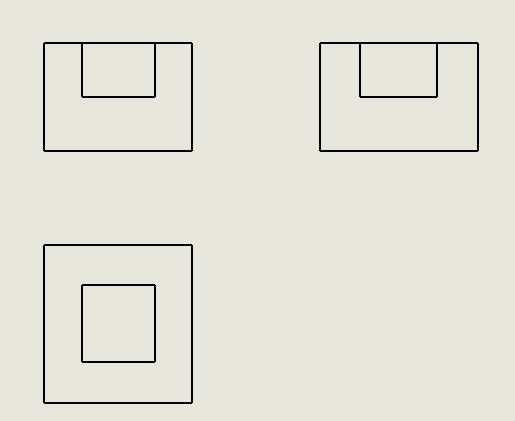
#> input picture codes/drawings/cube3.JPG, 515 x 421 px, found by its file name
$ python cube3.py
#> lines starting #> are read from the running program, lines starting #| are printed output that depends on the picture; after the words box and inside, x2 and y2 are one past the last pixel; in counts of white or black regions, pixels touching at a corner belong together
# -*- coding: utf-8 -*-
"""
Created on Wed Nov 27 19:07:05 2019

@author: prateekspawar
"""

import numpy as np
import cv2
import openpyscad as ops
def detect(c):
    perimeter = cv2.arcLength(c,True)
    area = cv2.contourArea(c)
    if (abs(perimeter*perimeter/area-4*np.pi)<50):
        shape = "circle"
		# return the name of the shape
    return shape
def vertices( threshf ):
    contours, hierarchy = cv2.findContours(threshf,cv2.RETR_TREE,cv2.CHAIN_APPROX_SIMPLE)
    cv2.drawContours(threshf,contours,1,(0,255,0),3)
#    print((contours[1]))
    circle=[]
    for i in range(1,len(contours)):
        if(detect(contours[i])=="circle"):
            circle.append(contours[i])
    circlef=[]
    M=[]
    cx=[]
    cy=[]
    area=[]
    for i in range(0,len(circle)):
        circlef.append([])
        M = cv2.moments(circle[i])
        cx = int(M['m10']/M['m00'])
        cy = int(M['m01']/M['m00'])
        area = cv2.contourArea(circle[i])
        circlef[i].append(cx)
        circlef[i].append(cy)
        circlef[i].append(area)

    i=0;j=0;k=0
    while(i<len(contours)):
        while(j<len(contours[i])):
            while(k<len(contours[i])):
                clist=contours[i].tolist()
                if(j!=k and abs(clist[j][0][0]-clist[k][0][0])<5 and abs(clist[j][0][1]-clist[k][0][1])<5):
                    clist[j][0][0]=(clist[j][0][0]+clist[k][0][0])/2
                    clist[j][0][1]=(clist[j][0][1]+clist[k][0][1])/2
                    clist.pop(k)
                    contours[i]=np.asarray(clist)
                    k=k-1
                k=k+1
            j=j+1;k=0
        i=i+1;j=0
#    print((contours[1]))


    block=[]


    for i in range(1,len(contours)):

        if( len(contours[i])==4):
            block.append(contours[i])


    vertexf=[]

    for i in range(0,len(block)):
        vertexf.append([])
        for j in range(0,4):
            vertexf[i].append([])
            vertexf[i][j].append(block[i][j][0][0])
            vertexf[i][j].append(block[i][j][0][1])
#    print("vertexes",vertexf)
    for i in range(0,len(vertexf)):
        for l in range(0,len(vertexf)):

            for j in range(0,len(vertexf[i])):
                for k in range(0,len(vertexf[i])):

                    if( abs(vertexf[i][j][0]-vertexf[l][k][0])<=5):
                        vertexf[i][j][0]=vertexf[l][k][0]=(vertexf[i][j][0]+vertexf[l][k][0])/2
                    if( abs(vertexf[i][j][1]-vertexf[l][k][1])<=5):
                        vertexf[i][j][1]=vertexf[l][k][1]=(vertexf[i][j][1]+vertexf[l][k][1])/2

#    print("one")
    i=0;l=0
    while(i<len(vertexf)):
        while(l<len(vertexf)):
            a=0;b=0;c=0;d=0
            if(i!=l):
                for j in range(0,4):
                    if(vertexf[i][0]==vertexf[l][j]):
                        a=1
                    if(vertexf[i][1]==vertexf[l][j]):
                        b=1
                    if(vertexf[i][2]==vertexf[l][j]):
                        c=1
                    if(vertexf[i][3]==vertexf[l][j]):
                        d=1
            if(a==1 and b==1 and c==1 and d==1):
                vertexf.pop(l)
                l=l-1
            l=l+1
        i=i+1;l=0


    return(vertexf,circlef)
def diff(vertex):
#    print("in diff")
    xdiff=[]
    ydiff=[]
    for i in range(0,len(vertex)):
        j=0
        for j in range(0,len(vertex)):
            if(vertex[i][0]-vertex[j][0]!=0):
               xdiff.append(abs(vertex[i][0]-vertex[j][0]))
            if(vertex[i][1]-vertex[j][1]!=0):
                ydiff.append(abs(vertex[i][1]-vertex[j][1]))
#    print(xdiff)
#    print(ydiff)
    i=0
    while(i<len(xdiff)):
        j=0
        while(j<len(xdiff)):
            if(i!=j):
                if(xdiff[i]==xdiff[j]):
                    xdiff.pop(j)
#                    print(j,"is poped")
                    j=j-1

            j=j+1
        i=i+1
    i=0
    while(i<len(ydiff)):
        j=0
        while(j<len(ydiff)):
            if(i!=j):
                if(ydiff[i]==ydiff[j]):
                    ydiff.pop(j)
                    j=j-1
            j=j+1
        i=i+1
#    print(xdiff)
#    print(ydiff)
    return(xdiff,ydiff)

img=cv2.imread('codes\drawings\cube3.jpg')
#> img is the input picture: shape (421, 515, 3); mean B, G, R 215.5, 225.1, 225.1

gray = cv2.cvtColor(img,cv2.COLOR_BGR2GRAY)
ret,thresh = cv2.threshold(gray,127,255,0)
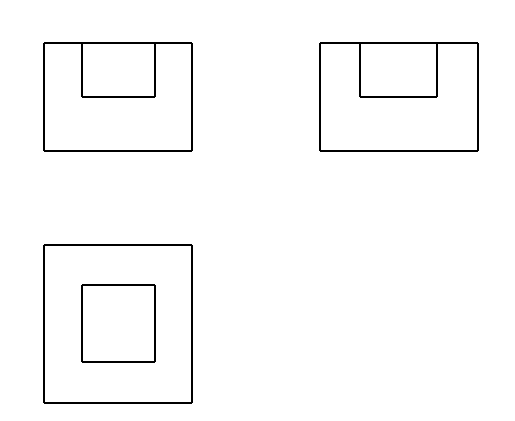
#> thresh: shape (421, 515); 97.9% white; black in thin lines or dots, all inside (x1, y1, x2, y2) = (43, 42, 479, 404)
h,w=thresh.shape
threshf=thresh[0:int(h/2),0:int(w/2)]
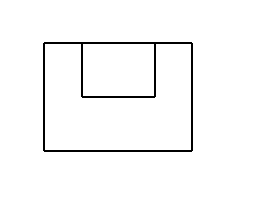
#> threshf: shape (210, 257); 97.5% white; black in thin lines or dots, all inside (x1, y1, x2, y2) = (43, 42, 193, 152)
thresht=thresh[int(h/2):h,0:int(w/2)]
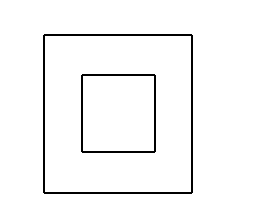
#> thresht: shape (211, 257); 96.7% white; black in thin lines or dots, all inside (x1, y1, x2, y2) = (43, 34, 193, 194)
threshs=thresh[0:int(h/2),int(w/2):w]
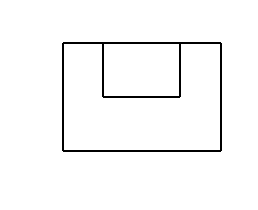
#> threshs: shape (210, 258); 97.4% white; black in thin lines or dots, all inside (x1, y1, x2, y2) = (62, 42, 222, 152)
vertexf,circlef=vertices(threshf)
#> in vertices, `contours, hierarchy = cv2.findContours(threshf,cv2.RETR_TREE,cv2.CHAIN..`: contours = 4 contours; box (x1, y1, x2, y2) and area: (0, 0, 257, 210) 53504, (42, 41, 194, 153) 16753, (45, 44, 191, 150) 11125, (83, 44, 154, 96) 3570
#> the loop in vertices, `for i in range(1,len(contours)):` made 3 passes
#> after the loop in vertices, `for i in range(1,len(contours)):`: circle = 3 contours; box (x1, y1, x2, y2) and area: (42, 41, 194, 153) 16753, (45, 44, 191, 150) 11125, (83, 44, 154, 96) 3570
#> the loop in vertices, `for i in range(0,len(circle)):` made 3 passes
#> (cx, cy, area) on passes 1 to 3: (117, 96, 16753), (118, 69, 3570), (117, 105, 11125)
#> after the loop in vertices, `for i in range(0,len(circle)):`: circlef = [[117, 96, 16753], [118, 69, 3570], [117, 105, 11125]]
#> the loop in vertices, `while(i<len(contours)):` made 4 passes
#> after the loop in vertices, `while(i<len(contours)):`: contours = 4 items; i = 4
#> the loop in vertices, `for i in range(1,len(contours)): ` made 3 passes
#> after the loop in vertices, `for i in range(1,len(contours)):`: block = [[[43, 42], [192, 42], [192, 151], [43, 151]], [[83, 44], [83, 95], [153, 95], [153, 44]]]
#> the loop in vertices, `for i in range(0,len(block)):` made 2 passes
#> after the loop in vertices, `for i in range(0,len(block)):`: vertexf has the same summary as block
#> the loop in vertices, `for i in range(0,len(vertexf)):` made 2 passes
#> after the loop in vertices, `for i in range(0,len(vertexf)):`: vertexf = [[[43, 43], [192, 43], [192, 151], [43, 151]], [[83, 43], [83, 95], [153, 95], [153, 43]]]
#> the loop in vertices, `while(i<len(vertexf)):` made 2 passes
#> (i, l) on passes 1 to 2: (1, 0), (2, 0)
#> after the loop in vertices, `while(i<len(vertexf)):`: i = 2
vertext,circlet=vertices(thresht)
#> in vertices (call 2), `contours, hierarchy = cv2.findContours(threshf,cv2.RETR_TREE,cv2.CHAIN..`: contours = 5 contours; box (x1, y1, x2, y2) and area: (0, 0, 257, 211) 53760, (42, 33, 194, 195) 24303, (45, 36, 191, 192) 22475, (80, 73, 157, 154) 6072, (83, 76, 154, 151) 5180
#> the loop in vertices (call 2), `for i in range(1,len(contours)):` made 4 passes
#> after the loop in vertices (call 2), `for i in range(1,len(contours)):`: circle = 4 contours; box (x1, y1, x2, y2) and area: (42, 33, 194, 195) 24303, (45, 36, 191, 192) 22475, (80, 73, 157, 154) 6072, (83, 76, 154, 151) 5180
#> the loop in vertices (call 2), `for i in range(0,len(circle)):` made 4 passes
#> (cx, area) on passes 1 to 4: (117, 24303), (117, 22475), (118, 6072), (118, 5180)
#> the loop in vertices (call 2), `while(i<len(contours)):` made 5 passes
#> the loop in vertices (call 2), `for i in range(1,len(contours)): ` made 4 passes
#> the loop in vertices (call 2), `for i in range(0,len(block)):` made 4 passes
#> the loop in vertices (call 2), `for i in range(0,len(vertexf)):` made 4 passes
#> the loop in vertices (call 2), `while(i<len(vertexf)):` made 2 passes
#> vertext = [[[44, 35], [191, 35], [191, 192], [44, 192]], [[82, 75], [154, 75], [154, 151], [82, 151]]]; circlet = [[117, 113, 24303], [117, 113, 22475], [118, 113, 6072], [118, 113, 5180]]
vertexs,circles=vertices(threshs)
#> in vertices (call 3), `contours, hierarchy = cv2.findContours(threshf,cv2.RETR_TREE,cv2.CHAIN..`: contours = 4 contours; box (x1, y1, x2, y2) and area: (0, 0, 258, 210) 53713, (61, 41, 223, 153) 17863, (64, 44, 220, 150) 11959, (104, 44, 179, 96) 3774
#> in vertices (call 3), `cv2.drawContours(threshf,contours,1,(0,255,0),3)`:
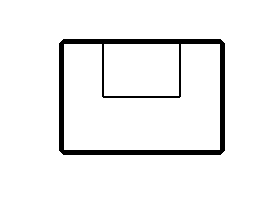
#> threshf: shape (210, 258); 94.4% white; 1 black region
#> the loop in vertices (call 3), `for i in range(1,len(contours)):` made 3 passes
#> after the loop in vertices (call 3), `for i in range(1,len(contours)):`: circle = 3 contours; box (x1, y1, x2, y2) and area: (61, 41, 223, 153) 17863, (64, 44, 220, 150) 11959, (104, 44, 179, 96) 3774
#> the loop in vertices (call 3), `for i in range(0,len(circle)):` made 3 passes
#> (cy, area) on passes 1 to 3: (96, 17863), (69, 3774), (105, 11959)
#> after the loop in vertices (call 3), `for i in range(0,len(circle)):`: circlef = [[141, 96, 17863], [141, 69, 3774], [141, 105, 11959]]
#> the loop in vertices (call 3), `while(i<len(contours)):` made 4 passes
#> after the loop in vertices (call 3), `while(i<len(contours)):`: contours = 4 items; i = 4
#> the loop in vertices (call 3), `for i in range(1,len(contours)): ` made 3 passes
#> after the loop in vertices (call 3), `for i in range(1,len(contours)):`: block = [[[62, 42], [221, 42], [221, 151], [62, 151]], [[104, 44], [104, 95], [178, 95], [178, 44]]]
#> the loop in vertices (call 3), `for i in range(0,len(block)):` made 2 passes
#> after the loop in vertices (call 3), `for i in range(0,len(block)):`: vertexf has the same summary as block
#> the loop in vertices (call 3), `for i in range(0,len(vertexf)):` made 2 passes
#> after the loop in vertices (call 3), `for i in range(0,len(vertexf)):`: vertexf = [[[62, 43], [221, 43], [221, 151], [62, 151]], [[104, 43], [104, 95], [178, 95], [178, 43]]]
#> the loop in vertices (call 3), `while(i<len(vertexf)):` made 2 passes
#> after the loop in vertices (call 3), `while(i<len(vertexf)):`: i = 2
#> vertexs has the same summary as vertexf in vertices; circles has the same summary as circlef in vertices
print("front",vertexf)
#| front [[[43.0, 43.0], [192.0, 43.0], [192.0, 151.0], [43.0, 151.0]], [[83.0, 43.0], [83.0, 95.0], [153.0, 95.0], [153.0, 43.0]]]
print("Top",vertext)
#| Top [[[44.0, 35.0], [191.0, 35.0], [191.0, 192.0], [44.0, 192.0]], [[82.0, 75.0], [154.0, 75.0], [154.0, 151.0], [82.0, 151.0]]]
print("Side",vertexs)
#| Side [[[62.0, 43.0], [221.0, 43.0], [221.0, 151.0], [62.0, 151.0]], [[104.0, 43.0], [104.0, 95.0], [178.0, 95.0], [178.0, 43.0]]]
xdifff=[];ydifff=[];xdifft=[];ydifft=[];xdiffs=[];ydiffs=[]

for i in range(0,len(vertexf)):
    xdifff.append([])
    ydifff.append([])
    xdifff[i],ydifff[i]=diff(vertexf[i])
#> this loop made 2 passes
#> after the loop, xdifff = [[149], [70]]; ydifff = [[108], [52]]
for i in range(0,len(vertext)):
    xdifft.append([])
    ydifft.append([])
    xdifft[i],ydifft[i]=diff(vertext[i])
#> after the loop, xdifft = [[147], [72]]; ydifft = [[157], [76]]
for i in range(0,len(vertexs)):
    xdiffs.append([])
    ydiffs.append([])
    xdiffs[i],ydiffs[i]=diff(vertexs[i])
#> after the loop, xdiffs = [[159], [74]]; ydiffs = [[108], [52]]
#print("front",xdifff,ydifff)
#print("top",xdifft,ydifft)
#print("side",xdiffs,ydiffs)

xfsa1=[];xfsa2=[];yfsa1=[];yfsa2=[]

for i  in range(0,len(vertexf)):
    xfsa1.append([])
    xfsa2.append([])
    c=0
    for j in range(1,4):
        if(vertexf[i][0][0]==vertexf[i][j][0]):
            if((j==1 and vertexf[i][2][0]==vertexf[i][3][0]) or (j==2 and vertexf[i][1][0]==vertexf[i][3][0]) or (j==3 and vertexf[i][1][0]==vertexf[i][2][0])):
                c=1
                break
    if(c==1):
        xfsa1[i]=vertexf[i][0][1]
        xfsa2[i]=vertexf[i][j][1]
    else:
         xfsa1[i]=-1
         xfsa2[i]=-1
#> this loop made 2 passes
#> after the loop, xfsa1 = [43, 43]; xfsa2 = [151, 95]

for i  in range(0,len(vertexf)):
    yfsa1.append([])
    yfsa2.append([])
    c=0
    for j in range(1,4):
        if(vertexf[i][0][1]==vertexf[i][j][1]):
            if((j==1 and vertexf[i][2][1]==vertexf[i][3][1]) or (j==2 and vertexf[i][1][1]==vertexf[i][3][1]) or (j==3 and vertexf[i][1][1]==vertexf[i][2][1])):
                c=1
                break
    if(c==1):
        yfsa1[i]=vertexf[i][0][0]
        yfsa2[i]=vertexf[i][j][0]
    else:
         yfsa1[i]=-1
         yfsa2[i]=-1
#> after the loop, yfsa1 = [43, 83]; yfsa2 = [192, 153]
xtsa1=[];xtsa2=[];ytsa1=[];ytsa2=[]
for i  in range(0,len(vertext)):
    xtsa1.append([])
    xtsa2.append([])
    c=0
    for j in range(1,4):
        if(vertext[i][0][0]==vertext[i][j][0]):
            if((j==1 and vertext[i][2][0]==vertext[i][3][0]) or (j==2 and vertext[i][1][0]==vertext[i][3][0]) or (j==3 and vertext[i][1][0]==vertext[i][2][0])):
                c=1
                break
    if(c==1):
        xtsa1[i]=vertext[i][0][1]
        xtsa2[i]=vertext[i][j][1]
    else:
         xtsa1[i]=-1
         xtsa2[i]=-1
#> after the loop, xtsa1 = [35, 75]; xtsa2 = [192, 151]


for i  in range(0,len(vertext)):
    ytsa1.append([])
    ytsa2.append([])
    c=0
    for j in range(1,4):
        if(vertext[i][0][1]==vertext[i][j][1]):
            if((j==1 and vertext[i][2][1]==vertext[i][3][1]) or (j==2 and vertext[i][1][1]==vertext[i][3][1]) or (j==3 and vertext[i][1][1]==vertext[i][2][1])):
                c=1
                break
    if(c==1):
        ytsa1[i]=vertext[i][0][0]
        ytsa2[i]=vertext[i][j][0]
    else:
         ytsa1[i]=-1
         ytsa2[i]=-1
#> after the loop, ytsa1 = [44, 82]; ytsa2 = [191, 154]

xssa1=[];xssa2=[];yssa1=[];yssa2=[]
for i  in range(0,len(vertexs)):
    xssa1.append([])
    xssa2.append([])
    c=0
    for j in range(1,4):
        if(vertexs[i][0][0]==vertexs[i][j][0]):
            if((j==1 and vertexs[i][2][0]==vertexs[i][3][0]) or (j==2 and vertexs[i][1][0]==vertexs[i][3][0]) or (j==3 and vertexs[i][1][0]==vertexs[i][2][0])):
                c=1
                break
    if(c==1):
        xssa1[i]=vertexs[i][0][1]
        xssa2[i]=vertexs[i][j][1]
    else:
         xssa1[i]=-1
         xssa2[i]=-1
#> after the loop, xssa1 = [43, 43]; xssa2 = [151, 95]


for i  in range(0,len(vertexs)):
    yssa1.append([])
    yssa2.append([])
    c=0
    for j in range(1,4):
        if(vertexs[i][0][1]==vertexs[i][j][1]):
            if((j==1 and vertexs[i][2][1]==vertexs[i][3][1]) or (j==2 and vertexs[i][1][1]==vertexs[i][3][1]) or (j==3 and vertexs[i][1][1]==vertexs[i][2][1])):
                c=1
                break
    if(c==1):
        yssa1[i]=vertexs[i][0][0]
        yssa2[i]=vertexs[i][j][0]
    else:
         yssa1[i]=-1
         yssa2[i]=-1
#> after the loop, yssa1 = [62, 104]; yssa2 = [221, 178]

# [6 lines of commented-out code are left out]
cuboid=[]
u=0
for i in range(0,len(vertexf)):
    for j in range(0,len(vertext)):
        for k in range(0,len(vertexs)):

            if(((abs(xfsa1[i]-xssa1[k])<5 and abs(xfsa2[i]-xssa2[k])<5) or (abs(xfsa1[i]-xssa2[k])<5 and abs(xfsa2[i]-xssa1[k])<5)) and \
               ((abs(yfsa1[i]-ytsa1[j])<5 and abs(yfsa2[i]-ytsa2[j])<5) or (abs(yfsa1[i]-ytsa2[j])<5 and abs(yfsa2[i]-ytsa1[j])<5))):

                cuboid.append([])
                print("i=",i,"j=",j,"k=",k)
                l=(xdifff[i][0]+xdifft[j][0])/2
                b=(ydifff[i][0]+ydiffs[k][0])/2
                h=(ydifft[j][0]+xdiffs[k][0])/2
                cuboid[u].append(l);cuboid[u].append(b);cuboid[u].append(h)
                cx=[];cy=[];cz=[]


#                print(l,b,h)
                if(yfsa1[i]>yfsa2[i]):

                    cx=(yfsa2[i])+l/2
                else:
                    cx=(yfsa1[i])+l/2
                if(xfsa1[i]>xfsa2[i]):
                    cy=int(xfsa2[i])+b/2
                else:
                    cy=int(xfsa1[i])+b/2
                if(xtsa1[j]>xtsa2[j]):
                    cz=int(xtsa2[j])+h/2
                else:
                    cz=int(xtsa1[j])+h/2
                cuboid[u].append(cx);cuboid[u].append(cy);cuboid[u].append(cz)
                cuboid[u].append(i);cuboid[u].append(j);cuboid[u].append(k)
                if(u==0):
                    cuboid[u].append('a')
                else:
                    cuboid[u].append('a')
                    i=0
                    h=0
                    while(i<u):
                        a=cuboid[u][6];b=cuboid[u][7];c=cuboid[u][8]
                        x=cuboid[i][6];y=cuboid[i][7];z=cuboid[i][8]
                        print("a=",a,"b=",b,"c=",c,"x=",x,"y=",y,"z=",z)
                        for j in range(0,4):
#                            print("j=",j,(vertexf[a][j][0]-yfsa1[x])*(vertexf[a][j][0]-yfsa2[x]),(vertexf[a][j][1]-xfsa1[x])*(vertexf[a][j][1]-xfsa2[x]))
                            if(((vertexf[a][j][0]-yfsa1[x])*(vertexf[a][j][0]-yfsa2[x])<=0) and ((vertexf[a][j][1]-xfsa1[x])*(vertexf[a][j][1]-xfsa2[x])<=0)\
                               and ((vertext[b][j][0]-ytsa1[y])*(vertext[b][j][0]-ytsa2[y])<=0) and ((vertext[b][j][1]-xtsa1[y])*(vertext[b][j][1]-xtsa2[y])<=0) \
                               and ((vertexs[c][j][0]-yssa1[z])*(vertexs[c][j][0]-yssa2[z])<=0) and ((vertexs[c][j][1]-xssa1[z])*(vertexs[c][j][1]-xssa2[z])<=0)):
                                h=1
                            else:
                                h=0
                        if(h==1):
                            cuboid[u][9]='d'
                            break
                        i=i+1


                u=u+1
#> this loop made 2 passes
#| i= 0 j= 0 k= 0
#| i= 1 j= 1 k= 1
#| a= 1 b= 1 c= 1 x= 0 y= 0 z= 0
#> after the loop, a = 1; b = 1; c = 1; cuboid = [[148, 108, 158, 117, 97, 114, 0, 0, 0, 'a'], [71, 52, 75, 118.5, 69, 112.5, 1, 1, 1, 'd']]; cx = 118.5; cy = 69; cz = 112.5; h = 1; l = 71; u = 2; x = 0; y = 0; z = 0

i=0;j=0
while(i<len(cuboid)):
    while(j<len(cuboid)):
#        print("i is:",i,"j is:",j)
        if(i!=j and cuboid[i]==cuboid[j]):
            cuboid.pop(j)
#            print(j,"is popped")
            j=j-1

        j=j+1
    i=i+1
    j=0
#> this loop made 2 passes
#> after the loop, i = 2
print(cuboid)
#| [[148.0, 108.0, 158.0, 117.0, 97.0, 114.0, 0, 0, 0, 'a'], [71.0, 52.0, 75.0, 118.5, 69.0, 112.5, 1, 1, 1, 'd']]


#> (the run stopped early here; a loop or call above may not have finished)
